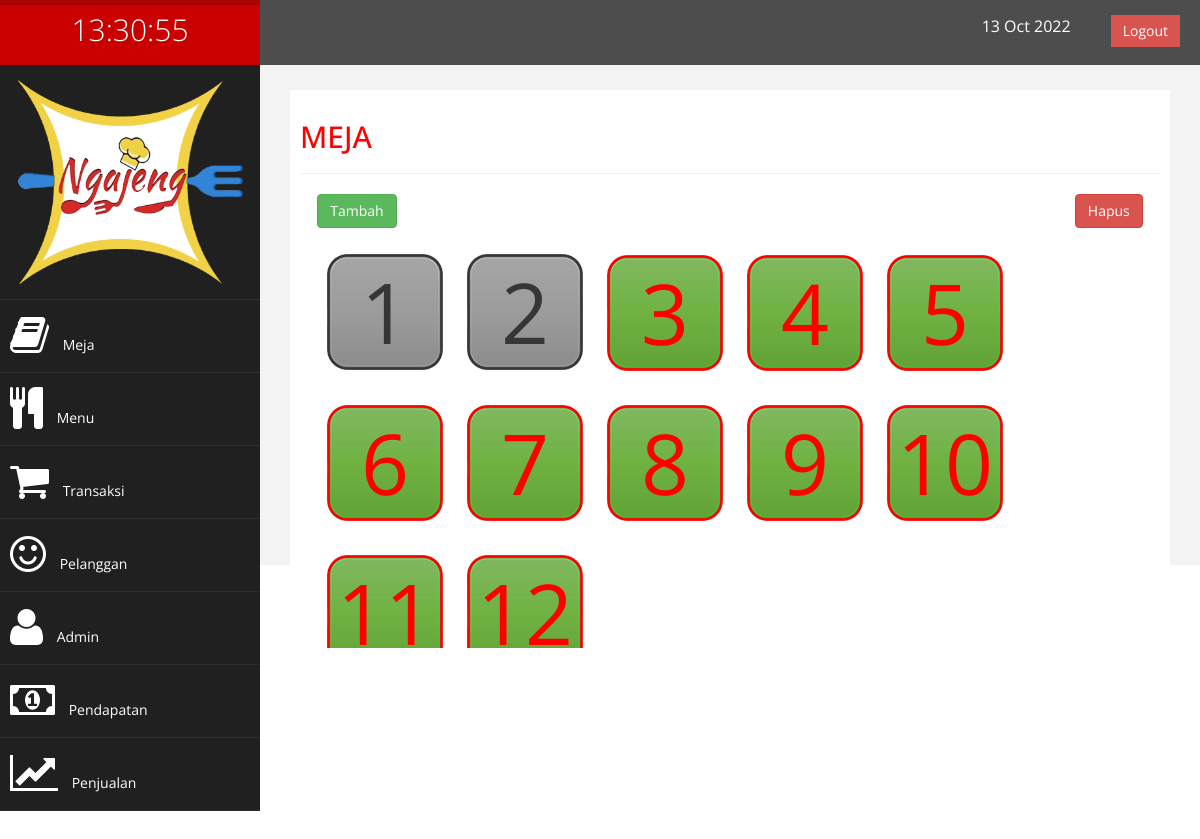
The page /admin/index.php (signed in) on the database its author committed.
### tables this page shows
CREATE TABLE `meja` (
  `id_meja` int(11) NOT NULL,
  `nama_meja` int(10) NOT NULL,
  `id_status` int(11) NOT NULL
);

### admin/meja.php (the view, shortened to what this page needs)
<div>
	<div><h2>MEJA</h2><hr></div>
	<div class="lebar80">
		<a href="#tambahmeja" data-toggle="modal" class="btn btn-success">Tambah</a>
		<a href="#hapusmeja" data-toggle="modal" class="btn btn-danger floatright">Hapus</a>
	</div>
	<br>
<div style="height:400px;overflow-y: scroll; ">
	<div class="col-md-12">
<?php
					$ambil = $koneksi->query("SELECT * FROM meja ORDER BY nama_meja ASC");
				?>
					<?php
					while($pecah = $ambil->fetch_assoc()){
					if ($pecah['id_status']==1) {
					?>
						<form method="post">
							<div class="lebar128">
								<a href="index.php?halaman=pesan&nama_meja=<?php echo $pecah['id_meja'] ?>"
									data-id="<?php echo $pecah['id_meja'];?>" class="noeffect button_noeffect" id="cek_meja">
									<div class="thumbnail fotomeja mejapenuh" style="border: 0px !important;">
										<div class="nomeja">
										<?php
											echo " $pecah[nama_meja] ";
										 ?>
										</div>
									</div>
								</a>
							</div>
						</form>
										<?php }
											else{
										?>
						<form method="post">
							<div class="lebar128">
								<button class="noeffect button_noeffect" name="pesan">
									<div class="thumbnail fotomeja" style="border: 0px !important;">
										<div class="nomeja">
											<?php
												echo " $pecah[nama_meja] ";
											 ?>
										</div>
									</div>
								</button>
							</div>
						</form>
										<?php
											}
										 } ?>
	</div>
</div>
</div>
</div>

### assets/css/custom.css (style rules this page uses)
body { font-family: 'Open Sans', sans-serif; }
h2 { color: #f00; }

### assets/css/ganti.css (style rules this page uses)
.lebar80 { width: 98%; padding-left: 2%; }
.fotomeja { background: url('../img/meja/meja.png') no-repeat center center; }
.nomeja { font-size: 600%; text-align: center; color: #f00; }
.noeffect { text-decoration: none !important; }
.mejapenuh { filter: saturate(0.0); }
.floatright { float: right; }
.button_noeffect { border-left: 0px !important; border-top: 0px !important; border-right: 0px !important; border-bottom: 0px !important; width: 100% !important; background: none !important; }
.lebar128 { width: 140px; float: left; }

### rows shown on the page
meja: nama_meja "1"
meja: nama_meja "2"
meja: nama_meja "3"
meja: nama_meja "4"
meja: nama_meja "5"
meja: nama_meja "6"
meja: nama_meja "7"
meja: nama_meja "8"
meja: nama_meja "9"
meja: nama_meja "10"
meja: nama_meja "11"
meja: nama_meja "12"
